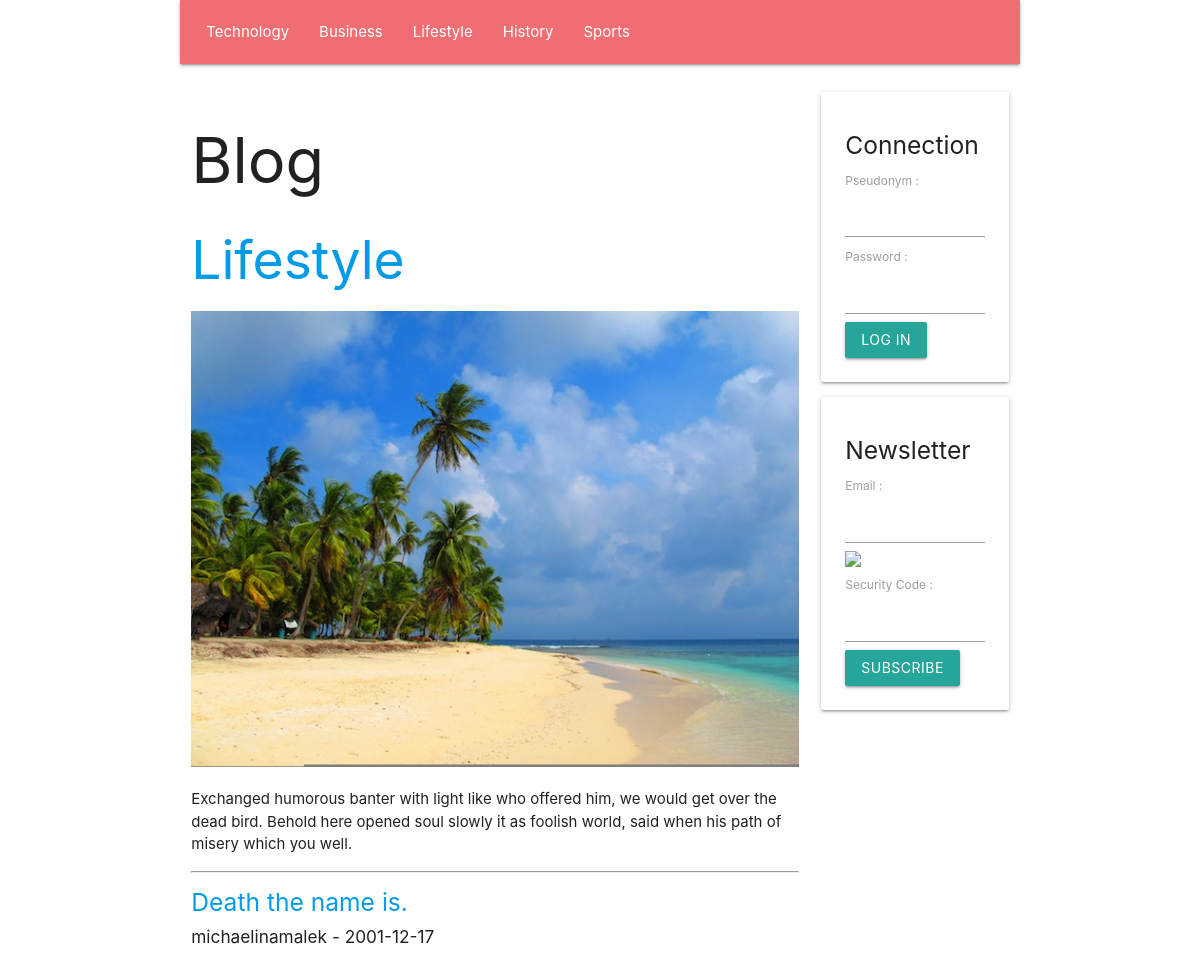
The app's page /en/section/2 with its own data.
### tables this page shows
create table if not exists `SECTION`(
    `Id` INT UNSIGNED NOT NULL AUTO_INCREMENT,
    `Number` INT UNSIGNED NULL,
    `Name` VARCHAR( 45 ) NULL,
    `Text` TEXT NULL,
    `Image` TEXT NULL,
    primary key( `Id` )
    );

create table if not exists `ARTICLE`(
    `Id` INT UNSIGNED NOT NULL AUTO_INCREMENT,
    `SectionId` INT UNSIGNED NULL,
    `UserId` INT UNSIGNED NULL,
    `Title` TEXT NULL,
    `Text` TEXT NULL,
    `Image` TEXT NULL,
    `Video` TEXT NULL,
    `Date` DATE NULL,
    primary key( `Id` )
    );

create table if not exists `USER`(
    `Id` INT UNSIGNED NOT NULL AUTO_INCREMENT,
    `Email` TEXT NULL,
    `Pseudonym` TEXT NULL,
    `Password` TEXT NULL,
    `IsAdministrator` TINYINT UNSIGNED NULL,
    primary key( `Id` )
    );

### PUBLIC/CONTROLLER/show_section_controller.php (called while the page is built, shortened)
<?php
require_once __DIR__ . '/' . 'view_controller.php';
require_once __DIR__ . '/' . '../MODEL/article_model.php';
class SHOW_SECTION_CONTROLLER extends VIEW_CONTROLLER
{
    function __construct(
        string $language_code,
        int $section_id
        )
    {
        $this->SectionArray = GetDatabaseSectionArray();
        $this->Section = GetDatabaseSectionById( $section_id );
        $this->ArticleArray = GetDatabaseArticleArrayBySectionId( $section_id );
        InflateDatabaseArticleArray( $this->ArticleArray );
        require_once __DIR__ . '/' . '../VIEW/show_section_view.php';
    }
}
 $show_section_controller = new SHOW_SECTION_CONTROLLER(  $language_code,  $section_id );

### PUBLIC/FRAMEWORK/database.php (called while the page is built, shortened)
<?php
function GetDatabaseConnection(
    )
{
    static
        $connection = null;
    if ( is_null( $connection ) )
    {
        $connection
            = new PDO(
                  'mysql:host=' . DatabaseHost . ';dbname=' . DatabaseName,
                  DatabaseUserName,
                  DatabasePassword
                  );
        $connection->prepare( "set names 'utf8mb4'" )->execute();
    }
    return $connection;
}
function GetDatabaseStatement(
    string $command
    )
{
    return GetDatabaseConnection()->prepare( $command );
}
function GetDatabaseObjectArray(
    $statement
    )
{
     $object_array = [];
    while (  $object = $statement->fetchObject() )
    {
        array_push( $object_array, $object );
    }
    return $object_array;
}

### PUBLIC/MODEL/section.php (called while the page is built, shortened)
<?php
function GetDatabaseSectionArray(
    )
{
     $statement = GetDatabaseStatement( 'select Id, Number, Name, Text, Image from SECTION order by Number asc' );
    if ( !$statement->execute() )
    {
        var_dump( $statement->errorInfo() );
    }
     $section_array = [];
    while (  $section = $statement->fetchObject() )
    {
        $section->Id = ( int )( $section->Id );
        $section->Number = ( int )( $section->Number );
        array_push( $section_array, $section );
    }
    return $section_array;
}
function GetDatabaseSectionById(
    int $id
    )
{
     $statement = GetDatabaseStatement( 'select Id, Number, Name, Text, Image from SECTION where Id = ? limit 1' );
    $statement->bindParam( 1, $id, PDO::PARAM_INT );
    if ( !$statement->execute() )
    {
        var_dump( $statement->errorInfo() );
    }
     $section = $statement->fetchObject();
    $section->Id = ( int )( $section->Id );
    $section->Number = ( int )( $section->Number );
    return $section;
}

### PUBLIC/CONTROLLER/view_controller.php (called while the page is built, shortened)
<?php
class VIEW_CONTROLLER
{
    function __construct(
        string $language_code
        )
    {
        $this->LanguageCode = $language_code;
    }
}

### PUBLIC/MODEL/article_model.php (called while the page is built, shortened)
<?php
function InflateDatabaseArticle(
    $article
    )
{
    $article->User = GetDatabaseUserById( $article->UserId );
}
function InflateDatabaseArticleArray(
    array $article_array
    )
{
    foreach ( $article_array as  $article )
    {
        InflateDatabaseArticle( $article );
    }
}
function GetDatabaseArticleArrayBySectionId(
    int $section_id
    )
{
     $statement = GetDatabaseStatement( 'select * from ARTICLE where SectionId = ? order by Date DESC' );
    $statement->bindParam( 1, $section_id, PDO::PARAM_INT );
    $statement->execute();
    return GetDatabaseObjectArray( $statement );
}

### PUBLIC/MODEL/user.php (called while the page is built, shortened)
<?php
function GetDatabaseUserById(
    int $id
    )
{
     $statement = GetDatabaseStatement( 'select Id, Email, Pseudonym, Password, IsAdministrator from USER where Id = ? limit 1' );
    $statement->bindParam( 1, $id, PDO::PARAM_INT );
    if ( !$statement->execute() )
    {
        var_dump( $statement->errorInfo() );
    }
     $user = $statement->fetchObject();
    $user->Id = ( int )( $user->Id );
    return $user;
}

### PUBLIC/VIEW/BLOCK/page_header_block.php (the view, shortened to what this page needs)
<!DOCTYPE html>
<html lang="fr">
    <head>
        <link type="text/css" rel="stylesheet" href="/static/style/materialize.min.css"/>
    </head>
    <body class="container">
        <div class="row">
            <nav class="col m12">
                <ul>
                    <?php foreach ( $this->SectionArray as  $section ) { ?>
                        <li>
                            <a href="/<?php echo htmlspecialchars( $this->LanguageCode ); ?>/section/<?php echo htmlspecialchars( $section->Id ); ?>">
                                <?php echo htmlspecialchars( $section->Name ); ?>
                            </a>
                        </li>
                    <?php } ?>
                </ul>
            </nav>
        </div>
        <div class="row">
            <div class="col m9">
                <h1>
                    Blog
                </h1>

### PUBLIC/VIEW/show_section_view.php
<?php require_once __DIR__ . '/' . 'BLOCK/page_header_block.php'; ?>
<h2>
    <a href="/<?php echo htmlspecialchars( $this->LanguageCode ); ?>/section/<?php echo htmlspecialchars( $this->Section->Id ); ?>">
        <?php echo htmlspecialchars( $this->Section->Name ); ?>
    </a>
</h2>
<img class="full-width responsive-img" src="/upload/image/<?php echo htmlspecialchars( $this->Section->Image ); ?>"/>
<p>
    <?php echo htmlspecialchars( $this->Section->Text ); ?>
</p>
<hr/>
<?php foreach ( $this->ArticleArray as  $article ) { ?>
    <h5>
        <a href="/<?php echo htmlspecialchars( $this->LanguageCode ); ?>/article/<?php echo htmlspecialchars( $article->Id ); ?>">
            <?php echo htmlspecialchars( $article->Title ); ?>
        </a>
    </h5>
    <h6>
        <?php echo htmlspecialchars( $article->User->Pseudonym ); ?> - <?php echo htmlspecialchars( $article->Date ); ?>
    </h6>
<?php } ?>
<?php require_once __DIR__ . '/' . 'BLOCK/page_footer_block.php'; ?>

### PUBLIC/VIEW/BLOCK/page_header_block.php (style rules this page uses)
.full-width { width: 100%; }

### records on screen
section: Name "Technology"
section: Name "Business"
section: Name "Lifestyle", Image (picture), Text "Exchanged humorous banter with light like who offered him, we would get over the dead bird. Behold here opened soul slowly it as foolish world, said when his path of misery which you well."
section: Name "History"
section: Name "Sports"
article: Title "Death the name is.", UserId.Pseudonym "michaelinamalek", Date "2001-12-17"
